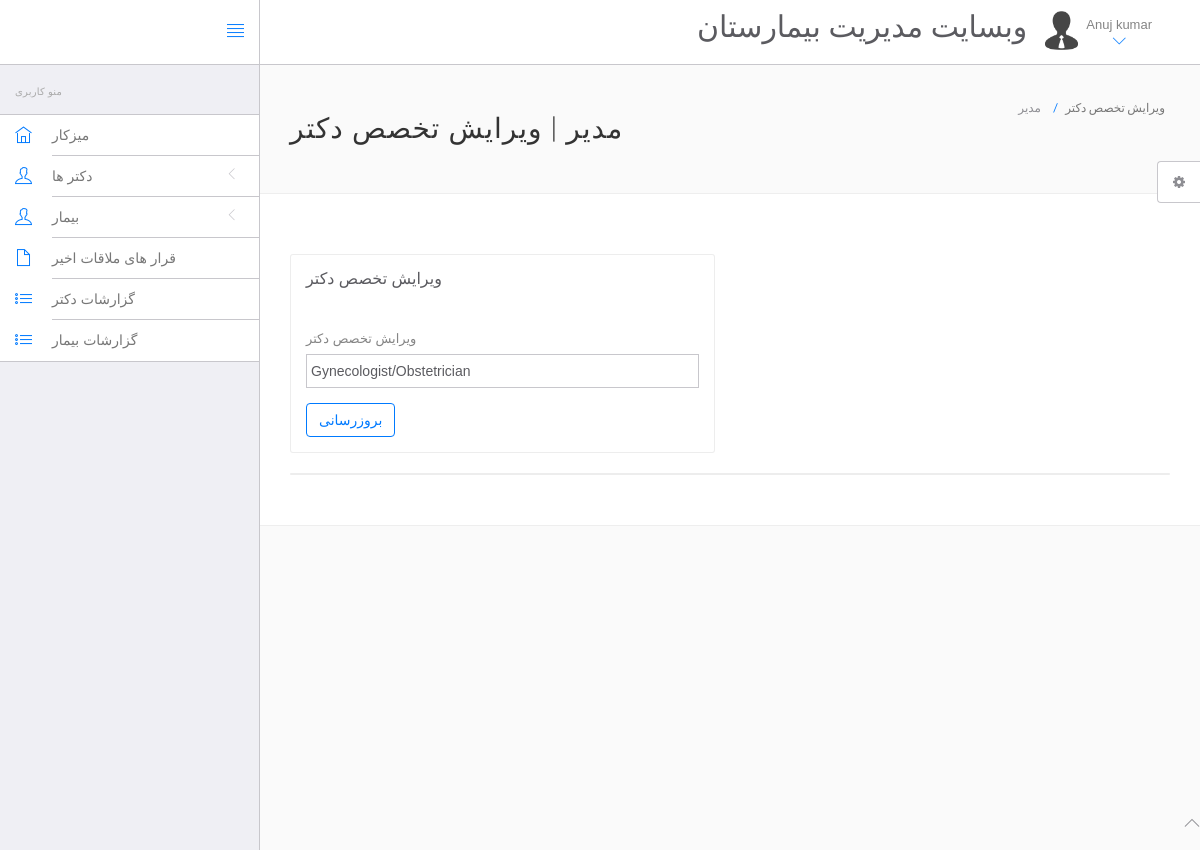
/hms/admin/edit-doctor-specialization.php?id=1 (signed in), run on the app's committed database.
### tables this page shows
CREATE TABLE IF NOT EXISTS `users` (
  `id` int(11) NOT NULL AUTO_INCREMENT,
  `fullName` varchar(255) NOT NULL,
  `address` longtext NOT NULL,
  `city` varchar(255) NOT NULL,
  `gender` varchar(255) NOT NULL,
  `email` varchar(255) NOT NULL,
  `password` varchar(255) NOT NULL,
  `regDate` timestamp NOT NULL DEFAULT CURRENT_TIMESTAMP,
  `updationDate` varchar(255) NOT NULL,
  PRIMARY KEY (`id`)
);

CREATE TABLE IF NOT EXISTS `doctorspecilization` (
  `id` int(11) NOT NULL AUTO_INCREMENT,
  `specilization` varchar(255) NOT NULL,
  `creationDate` timestamp NOT NULL DEFAULT CURRENT_TIMESTAMP,
  `updationDate` varchar(255) NOT NULL,
  PRIMARY KEY (`id`)
);

### hms/admin/edit-doctor-specialization.php (the view, shortened to what this page needs)
<?php
include('include/config.php');
?>
<!DOCTYPE html>
<html lang="en">
	<head>
		<link rel="stylesheet" href="vendor/bootstrap/css/bootstrap.min.css">
		<link rel="stylesheet" href="vendor/fontawesome/css/font-awesome.min.css">
		<link rel="stylesheet" href="vendor/themify-icons/themify-icons.min.css">
		<link href="vendor/animate.css/animate.min.css" rel="stylesheet" media="screen">
		<link href="vendor/perfect-scrollbar/perfect-scrollbar.min.css" rel="stylesheet" media="screen">
		<link href="vendor/switchery/switchery.min.css" rel="stylesheet" media="screen">
		<link href="vendor/bootstrap-touchspin/jquery.bootstrap-touchspin.min.css" rel="stylesheet" media="screen">
		<link href="vendor/select2/select2.min.css" rel="stylesheet" media="screen">
		<link href="vendor/bootstrap-datepicker/bootstrap-datepicker3.standalone.min.css" rel="stylesheet" media="screen">
		<link href="vendor/bootstrap-timepicker/bootstrap-timepicker.min.css" rel="stylesheet" media="screen">
		<link rel="stylesheet" href="assets/css/styles.css">
		<link rel="stylesheet" href="assets/css/plugins.css">
		<link rel="stylesheet" href="assets/css/themes/theme-1.css" id="skin_color" />
	</head>
	<body>
		<div id="app">
<?php include('include/sidebar.php');?>
			<div class="app-content">
						<?php include('include/header.php');?>
				<div class="main-content" >
					<div class="wrap-content container" id="container">
						<section id="page-title">
							<div class="row">
								<div class="col-sm-8">
									<h1 class="mainTitle">مدیر | ویرایش تخصص دکتر</h1>
																	</div>
								<ol class="breadcrumb">
									<li>
										<span>مدیر</span>
									</li>
									<li class="active">
										<span>ویرایش تخصص دکتر</span>
									</li>
								</ol>
							</div>
						</section>
						<div class="container-fluid container-fullw bg-white">
							<div class="row">
								<div class="col-md-12">
									<div class="row margin-top-30">
										<div class="col-lg-6 col-md-12">
											<div class="panel panel-white">
												<div class="panel-heading">
													<h5 class="panel-title">ویرایش تخصص دکتر</h5>
												</div>
												<div class="panel-body">
													<form role="form" name="dcotorspcl" method="post" >
														<div class="form-group">
															<label for="exampleInputEmail1">
                                                                ویرایش تخصص دکتر
															</label>
	<?php
$id=intval($_GET['id']);
	$sql=mysqli_query($con,"select * from doctorSpecilization where id='$id'");
while($row=mysqli_fetch_array($sql))
{
	?>		<input type="text" name="doctorspecilization" class="form-control" value="<?php echo $row['specilization'];?>" >
	<?php } ?>
														</div>
														<button type="submit" name="submit" class="btn btn-o btn-primary">
															بروزرسانی
														</button>
													</form>
												</div>
											</div>
										</div>
											</div>
										</div>
									<div class="col-lg-12 col-md-12">
											<div class="panel panel-white">
											</div>
										</div>
									</div>
								</div>
							</div>
						</div>
					</div>
				</div>
	<?php include('include/footer.php');?>
	<?php include('include/setting.php');?>
	</body>
</html>

### hms/admin/include/header.php (shortened to what this page needs)
<header class="navbar navbar-default navbar-static-top">
    <div class="navbar-header">
        <a class="navbar-brand" href="#">
        </a>
        <a href="#" class="sidebar-toggler pull-right visible-md visible-lg" data-toggle-class="app-sidebar-closed" data-toggle-target="#app">
            <i class="ti-align-justify"></i>
        </a>
    </div>
    <div class="navbar-collapse collapse">
        <ul class="nav navbar-right">
            <li  style="padding-top:2% ">
                <h2>وبسایت مدیریت بیمارستان</h2>
            </li>
            <li class="dropdown current-user">
                <a href class="dropdown-toggle" data-toggle="dropdown">
                    <img src="assets/images/avatar-1.jpg" alt="Peter"> <span class="username">
									<?php $query=mysqli_query($con,"select fullName from users where id='".$_SESSION['id']."'");
                                    while($row=mysqli_fetch_array($query))
                                    {
                                        echo $row['fullName'];
                                    }
                                    ?> <i class="ti-angle-down"></i></i></span>
                </a>
            </li>
        </ul>
    </div>
</header>

### hms/admin/assets/css/themes/theme-1.css (style rules this page uses)
body { background: #FAFAFA; }
header .navbar-header { background: #ffffff !important; border-right-color: #c8c7cc !important; border-bottom-color: #c8c7cc !important; }
header .navbar-header .sidebar-toggler, header .navbar-header .sidebar-mobile-toggler { color: #007aff !important; }
header .navbar-header .navbar-brand { color: #777 !important; }
header .navbar-collapse { background: #ffffff !important; border-bottom-color: #c8c7cc !important; box-shadow: none !important; }
header .navbar-collapse .navbar-right > li > a { color: #777; }
header .navbar-collapse .navbar-right > li > a i { color: #007aff !important; }

### data on the page
users: fullName "Anuj kumar"
doctorspecilization: doctorspecilization "Gynecologist/Obstetrician"
